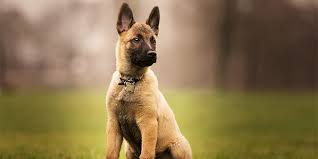
#> input picture YüzTanıma/OpenCV/Nesneler/Kopek2.jpg, 318 x 159 px, found by its file name
$ python dene1.py
#> lines starting #> are read from the running program, lines starting #| are printed output that depends on the picture; after the words box and inside, x2 and y2 are one past the last pixel; in counts of white or black regions, pixels touching at a corner belong together
###Modülü Tanımla###
import cv2
###Görüntüyü Oku###
goruntu = cv2.imread("Nesneler/Kopek2.jpg")
#> goruntu is the input picture: shape (159, 318, 3); mean B, G, R 78.8, 117.2, 138.4
###Fonksiyon Parametlerini tanımla###
p1=(150,200)
p2=(300,400)
renk=(255,0,0)
kalinlik=10
gor = cv2.resize(goruntu, (600, 380))
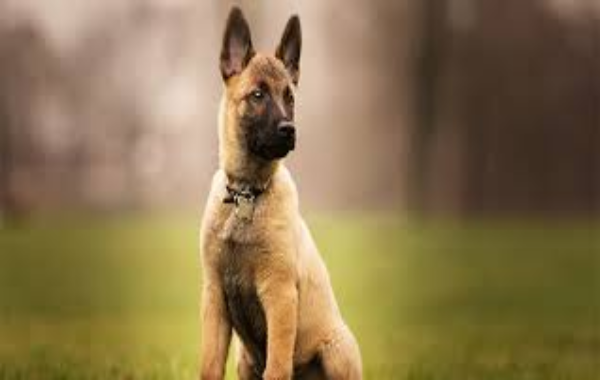
#> gor: shape (380, 600, 3); mean B, G, R 78.7, 117, 138.3
###Line Fonksiyonunu Çagıralım###
cv2.line(gor,p1,p2,renk,kalinlik)
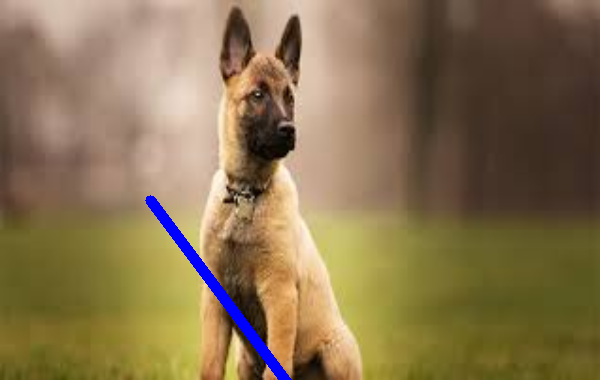
#> gor: shape (380, 600, 3); 1.08% of pixels changed, all inside (x1, y1, x2, y2) = (145, 195, 292, 380)
###Çıktıyı Alalım###
cv2.imshow("Goruntu",gor)
###Başladıktan sonra kapanmasın diye Bekletek###
cv2.waitKey(0)

$ run again, with YüzTanıma/OpenCV/Nesneler/Kopek1.jpg copied over YüzTanıma/OpenCV/Nesneler/Kopek2.jpg
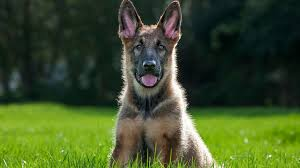
#> input picture YüzTanıma/OpenCV/Nesneler/Kopek1.jpg, 300 x 168 px, found by its file name
#> goruntu is the input picture: shape (168, 300, 3); mean B, G, R 41.3, 81, 63.4
#> `gor = cv2.resize(goruntu, (600, 380))`:
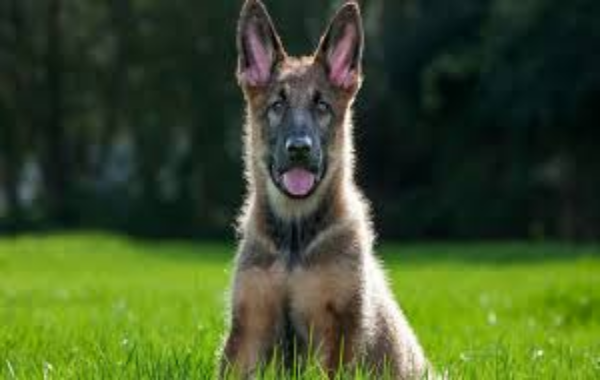
#> gor: shape (380, 600, 3); mean B, G, R 41.2, 80.9, 63.3
#> `cv2.line(gor,p1,p2,renk,kalinlik)`:
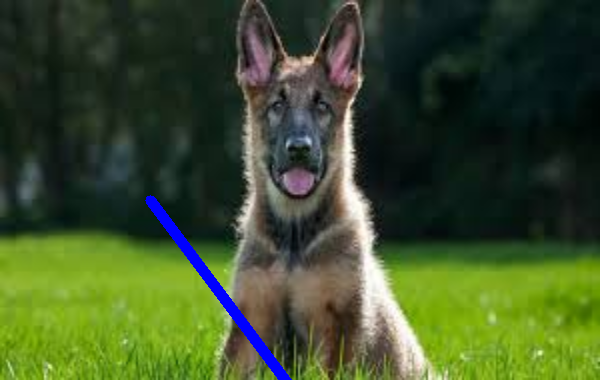
#> gor: shape (380, 600, 3); 1.08% of pixels changed, all inside (x1, y1, x2, y2) = (145, 195, 292, 380)

$ run again, with YüzTanıma/OpenCV/Nesneler/Kopek3.jpg copied over YüzTanıma/OpenCV/Nesneler/Kopek2.jpg
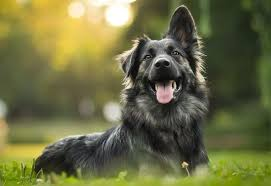
#> input picture YüzTanıma/OpenCV/Nesneler/Kopek3.jpg, 271 x 186 px, found by its file name
#> goruntu is the input picture: shape (186, 271, 3); mean B, G, R 66.4, 108.4, 107.6
#> `gor = cv2.resize(goruntu, (600, 380))`:
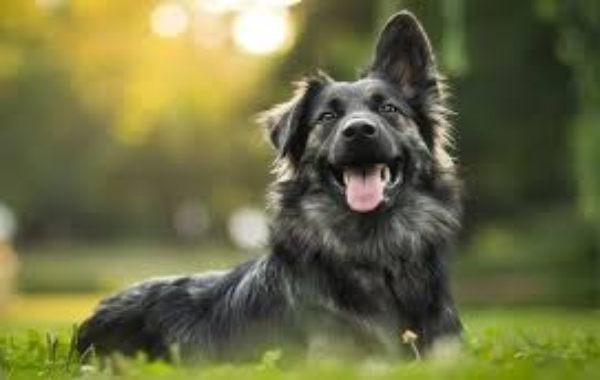
#> gor: shape (380, 600, 3); mean B, G, R 66.3, 108.2, 107.5
#> `cv2.line(gor,p1,p2,renk,kalinlik)`:
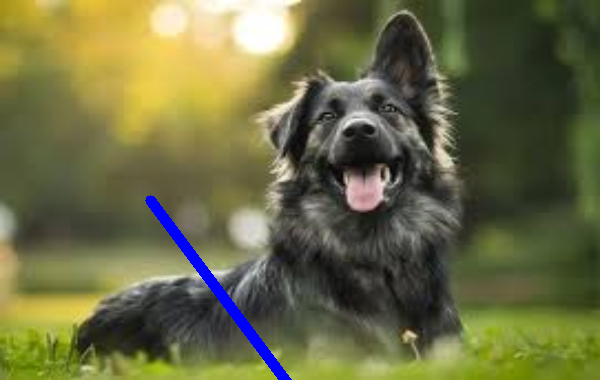
#> gor: shape (380, 600, 3); 1.08% of pixels changed, all inside (x1, y1, x2, y2) = (145, 195, 292, 380)
